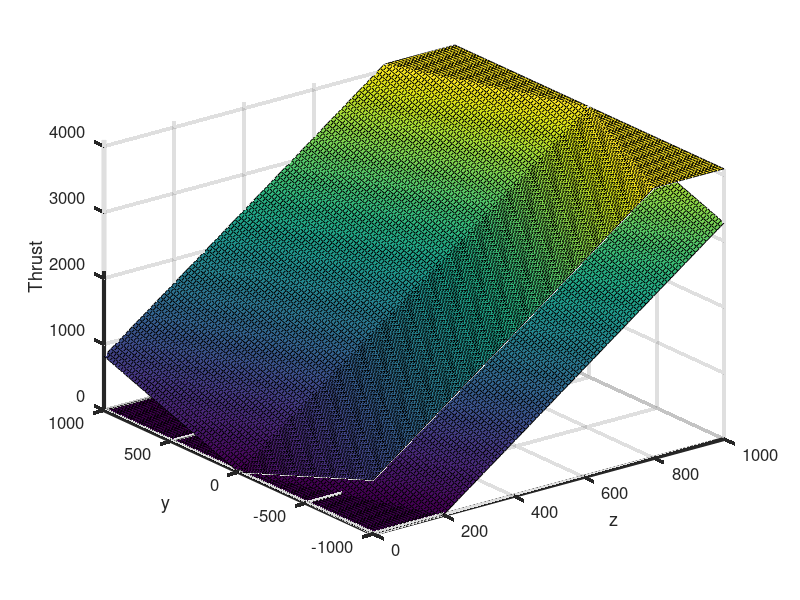

Write the MATLAB code that produced this figure.
% Written by Matthew Santos
clear;
clc;
%close all;

% Global Varriables
t_frame = 0.1;  %[s] Simulation Resolution
d_frame = 500;  %[kg/m^3] Density (Wood,Pine)
t_end   = 4;    %[s] Simulation End Time
d       = 0.3;  %[m] Motor Seperation
h       = 0.05;  %[m] Motor Vertical Offset

x_raw = linspace(-1000,1000,100);
y_raw = linspace(-1000,1000,100);
z_raw = linspace(0,1000,100);
r_raw = linspace(-1000,1000,100);


[z,y] = meshgrid(z_raw,y_raw);

MF = 10000;

%Percent Throtles

L = ((512/125)*z - (512/625)*y);
R = ((512/125)*z + (512/625)*y);


L = min(max(L,0),4096);
R = min(max(R,0),4096);



set(0, "defaultaxeslinewidth", 3);
set(0, "defaultaxesfontsize", 12);
set(0, "defaultlinelinewidth", 3);
set(0, "defaultlinemarkersize", 15);
figure(1);clf;
colormap("default");
surf(z,y,L);grid on;hold on;surf(z,y,R);
xlabel("z");ylabel("y");zlabel("Thrust");
xlim([0 1000]);
ylim([-1000 1000]);
zlim([0 Inf]);
%zlim([-1 1]);
##subplot(1,2,1);plot(z,L);xlabel("z");ylabel("Thrust");grid on;hold on;
##plot(z,R);plot(z,L_L);plot(z,R_L);
##subplot(1,2,2);plot(y,L);xlabel("y");ylabel("Thrust");grid on;hold on;
##plot(y,R);plot(y,L_L);plot(y,R_L);

